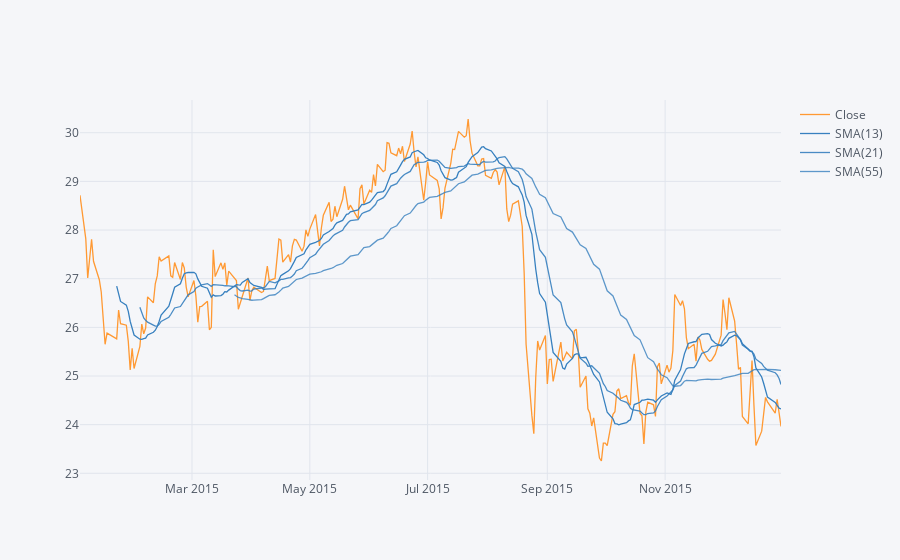

The notebook cell this image was saved under:
### Markdown cell above
** Use .ta_plot(study='sma') to create a Simple Moving Averages plot of Morgan Stanley for the year 2015.**

### Code cell
MS['Close'].loc['2015-01-01':'2016-01-01'].ta_plot(study='sma', periods=[13,21,55])

### Figure 1 — Plotly figure (JSON) as saved in the notebook; plotly's stock layout.template omitted (floating-point values rounded to 4 significant figures; data arrays with more than 128 entries replaced by an {"elided": "..."} marker saying what was removed)
{"data": [{"line": {"color": "rgba(255, 153, 51, 1.0)", "dash": "solid", "shape": "linear", "width": 1.3}, "mode": "lines", "name": "Close", "text": "", "type": "scatter", "x": {"elided": "252 str values"}, "y": {"elided": "252 float values"}}, {"line": {"color": "rgba(55, 128, 191, 1.0)", "dash": "solid", "shape": "linear", "width": 1.3}, "mode": "lines", "name": "SMA(13)", "text": "", "type": "scatter", "x": {"elided": "252 str values"}, "y": {"elided": "252 mixed values"}}, {"line": {"color": "rgba(55, 128, 191, 0.8999999999999999)", "dash": "solid", "shape": "linear", "width": 1.3}, "mode": "lines", "name": "SMA(21)", "text": "", "type": "scatter", "x": {"elided": "252 str values"}, "y": {"elided": "252 mixed values"}}, {"line": {"color": "rgba(55, 128, 191, 0.7999999999999998)", "dash": "solid", "shape": "linear", "width": 1.3}, "mode": "lines", "name": "SMA(55)", "text": "", "type": "scatter", "x": {"elided": "252 str values"}, "y": {"elided": "252 mixed values"}}], "layout": {"legend": {"bgcolor": "#F5F6F9", "font": {"color": "#4D5663"}}, "paper_bgcolor": "#F5F6F9", "plot_bgcolor": "#F5F6F9", "title": {"font": {"color": "#4D5663"}}, "xaxis": {"gridcolor": "#E1E5ED", "showgrid": true, "tickfont": {"color": "#4D5663"}, "title": {"font": {"color": "#4D5663"}, "text": ""}, "zerolinecolor": "#E1E5ED"}, "yaxis": {"gridcolor": "#E1E5ED", "showgrid": true, "tickfont": {"color": "#4D5663"}, "title": {"font": {"color": "#4D5663"}, "text": ""}, "zerolinecolor": "#E1E5ED"}}}
